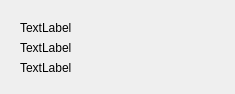
<?xml version="1.0" encoding="UTF-8"?>
<ui version="4.0">
 <class>InfoDialog</class>
 <widget class="QDialog" name="InfoDialog">
  <property name="geometry">
   <rect>
    <x>0</x>
    <y>0</y>
    <width>235</width>
    <height>94</height>
   </rect>
  </property>
  <property name="windowTitle">
   <string>信息</string>
  </property>
  <widget class="QLabel" name="infoLabel1">
   <property name="geometry">
    <rect>
     <x>20</x>
     <y>20</y>
     <width>201</width>
     <height>16</height>
    </rect>
   </property>
   <property name="text">
    <string>TextLabel</string>
   </property>
  </widget>
  <widget class="QLabel" name="infoLabel2">
   <property name="geometry">
    <rect>
     <x>20</x>
     <y>40</y>
     <width>201</width>
     <height>16</height>
    </rect>
   </property>
   <property name="text">
    <string>TextLabel</string>
   </property>
  </widget>
  <widget class="QLabel" name="infoLabel3">
   <property name="geometry">
    <rect>
     <x>20</x>
     <y>60</y>
     <width>201</width>
     <height>16</height>
    </rect>
   </property>
   <property name="text">
    <string>TextLabel</string>
   </property>
  </widget>
 </widget>
 <resources/>
 <connections/>
</ui>
